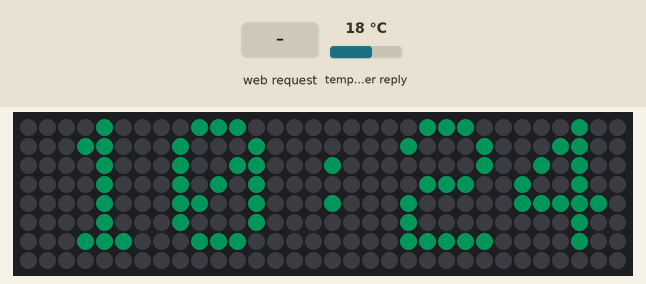
Recording of a program running on a simulated ESP32. Shown: 32×8 RGB LED matrix (first LED top left, wired row by row). Inputs (shaded band) come from the test bench; at power-on: temperature in the weather reply 18 °C. Dim RGB values are drawn brighter than linear; WiFi joins after 1.5 s; servers stay silent unless stated; the local clock reads 2024-03-15 10:24:30 at power-on unless the program sets it; random numbers use the default seed unless the program sets one; web services answer with replies made up by the test bench; what the program prints to the serial monitor is not drawn.

Above: at 2.9 s.
3.0 s: HTTP request GET /setMode?val=1 received
At 4.0 s:
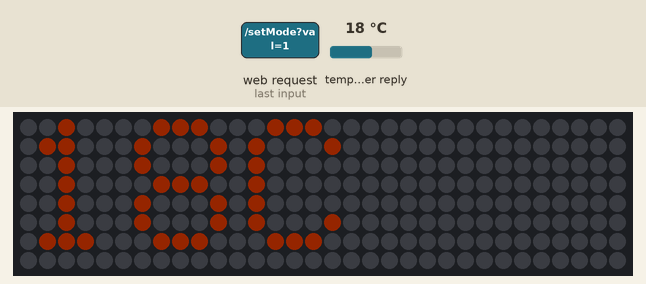
4.8 s: HTTP request GET /setMode?val=120 received
At 5.5 s:
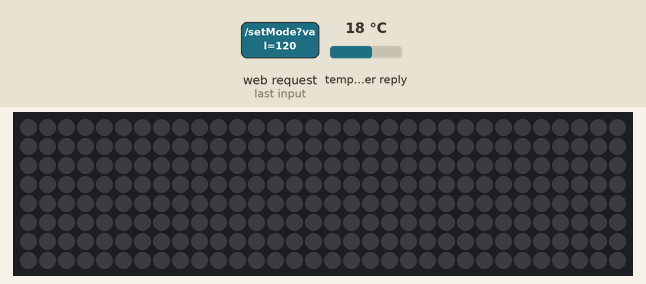
6.3 s: HTTP request GET /setMode?val=0 received
At 7.0 s:
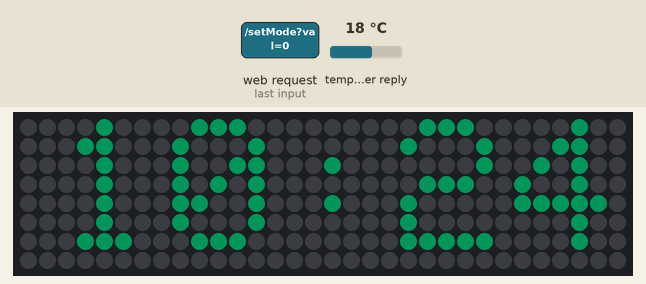
7.8 s: HTTP request GET /setBright?val=1 received
9.3 s: HTTP request GET /setBright?val=0 received
At 9.9 s:
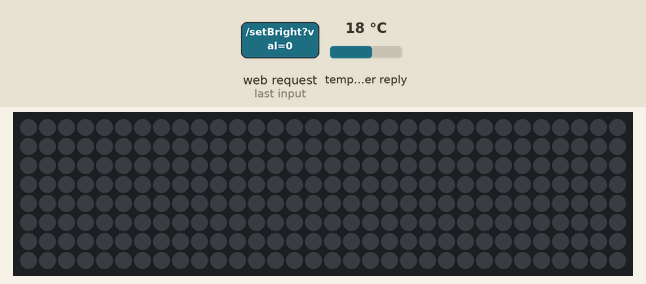
Timing chart, 0 to 11.8 s (numbered marks = the images above; inputs shaded):
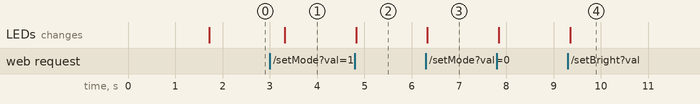

The program:

main.cpp
```cpp
#include <WiFi.h>
#include <ESPAsyncWebServer.h>
#include <Arduino_JSON.h>
#include <HTTPClient.h>
#include <AsyncTCP.h>
#include <Adafruit_GFX.h>
#include <FastLED_NeoMatrix.h>
#include <FastLED.h>
#include <time.h>
// --- [設定區] ---
#define PIN_DATA      13
#define MATRIX_WIDTH  32
#define MATRIX_HEIGHT 8
int brightness = 20;

const char* ssid     = WIFI_SSID;
const char* password = WIFI_PASS;

String openWeatherMapApiKey = API_KEY;
String city = "Taipei";
String countryCode = "TW";

// 時區設定
const char* ntpServer = "pool.ntp.org";
const long  gmtOffset_sec = 28800; // UTC+8
const int   daylightOffset_sec = 0;

#ifndef PSTR
#define PSTR
#endif

CRGB leds[MATRIX_WIDTH * MATRIX_HEIGHT];
FastLED_NeoMatrix *matrix = new FastLED_NeoMatrix(leds, MATRIX_WIDTH, MATRIX_HEIGHT,
  NEO_MATRIX_TOP + NEO_MATRIX_RIGHT + NEO_MATRIX_ROWS + NEO_MATRIX_ZIGZAG);

AsyncWebServer server(80);

enum Mode { CLOCK, WEATHER, RAINBOW, FIRE, MATRIX_RAIN, OFF };
Mode currentMode = CLOCK;

String weatherTemp = "--";
String weatherDesc = "";
uint8_t hue = 0;          // 用於彩虹
unsigned long lastWeatherUpdate = 0;

const char index_html[] PROGMEM = R"rawliteral(
<!DOCTYPE HTML><html><head>
  <title>Matrix Hub</title>
  <meta name="viewport" content="width=device-width, initial-scale=1">
  <link rel="stylesheet" href="https://cdnjs.cloudflare.com/ajax/libs/font-awesome/6.0.0/css/all.min.css">
  <style>
    :root { --bg: #0f172a; --card: #1e293b; --primary: #38bdf8; --text: #f1f5f9; }
    body { font-family: sans-serif; background: var(--bg); color: var(--text); display: flex; flex-direction: column; align-items: center; padding: 20px; }
    .status-card { background: var(--card); padding: 15px; border-radius: 12px; width: 100%; max-width: 350px; text-align: center; margin-bottom: 20px; border: 1px solid #334155; }
    .grid { display: grid; grid-template-columns: 1fr 1fr; gap: 12px; width: 100%; max-width: 350px; }
    .btn { background: var(--card); border: 1px solid #334155; color: var(--text); padding: 20px; border-radius: 12px; cursor: pointer; display: flex; flex-direction: column; align-items: center; transition: 0.2s; }
    .btn i { font-size: 24px; margin-bottom: 8px; }
    .btn.active { background: var(--primary); color: white; box-shadow: 0 0 15px var(--primary); }
    .settings { background: var(--card); width: 100%; max-width: 350px; margin-top: 20px; padding: 15px; border-radius: 12px; box-sizing: border-box; }
    input[type=range] { width: 100%; margin-top: 10px; }
  </style>
</head><body>
  <h2><i class="fa-solid fa- dice-d6"></i> MATRIX HUB</h2>
  <div class="status-card">Mode: <b id="mode-text">Clock</b></div>
  <div class="grid">
    <button class="btn active" id="btn0" onclick="setMode(0,'Clock')"><i class="fa-regular fa-clock"></i>Time</button>
    <button class="btn" id="btn1" onclick="setMode(1,'Weather')"><i class="fa-solid fa-cloud-sun"></i>Weather</button>
    <button class="btn" id="btn2" onclick="setMode(2,'Rainbow')"><i class="fa-solid fa-wand-magic-sparkles"></i>Rainbow</button>
    <button class="btn" id="btn3" onclick="setMode(3,'Fire')"><i class="fa-solid fa-fire"></i>Fire</button>
    <button class="btn" id="btn4" onclick="setMode(4,'Matrix Rain')"><i class="fa-solid fa-code"></i>Matrix</button>
    <button class="btn" id="btn5" onclick="setMode(5,'Off')"><i class="fa-solid fa-power-off"></i>Off</button>
  </div>
  <div class="settings">
    Brightness: <span id="bval">20</span>
    <input type="range" min="5" max="150" value="20" oninput="setBright(this.value)">
  </div>
  <script>
    function setMode(v,n){
      document.getElementById('mode-text').innerText=n;
      document.querySelectorAll('.btn').forEach(b=>b.classList.remove('active'));
      document.getElementById('btn'+v).classList.add('active');
      fetch('/setMode?val='+v);
    }
    function setBright(v){
      document.getElementById('bval').innerText=v;
      fetch('/setBright?val='+v);
    }
  </script>
</body></html>)rawliteral";


void getWeatherData() {
  if (WiFi.status() == WL_CONNECTED) {
    HTTPClient http;
    String url = "http://api.openweathermap.org/data/2.5/weather?q=" + city + "," + countryCode + "&APPID=" + openWeatherMapApiKey + "&units=metric";
    http.begin(url);
    if (http.GET() > 0) {
      JSONVar myObject = JSON.parse(http.getString());
      weatherTemp = String((int)myObject["main"]["temp"]);
      weatherDesc = (const char*)myObject["weather"][0]["main"];
    }
    http.end();
  }
}

// 燈效：火焰
void effectFire() {
  static byte heat[MATRIX_WIDTH][MATRIX_HEIGHT];
  for(int x=0; x<MATRIX_WIDTH; x++) {
    for(int y=0; y<MATRIX_HEIGHT; y++) heat[x][y] = qsub8(heat[x][y], random8(0, 15));
  }
  for(int x=0; x<MATRIX_WIDTH; x++) {
    for(int y=MATRIX_HEIGHT-1; y>=1; y--) heat[x][y] = (heat[x][y-1] + heat[x][y-2]) / 2;
  }
  if(random8() < 80) { int x = random8(MATRIX_WIDTH); heat[x][0] = qadd8(heat[x][0], random8(160,255)); }
  for(int x=0; x<MATRIX_WIDTH; x++) {
    for(int y=0; y<MATRIX_HEIGHT; y++) matrix->drawPixel(x, (MATRIX_HEIGHT-1)-y, HeatColor(heat[x][y]));
  }
}

// 燈效：數位雨 (Matrix Rain)
void effectMatrixRain() {
  fadeToBlackBy(leds, MATRIX_WIDTH * MATRIX_HEIGHT, 60);
  for(int x=0; x<MATRIX_WIDTH; x++) {
    if(random8() < 10) matrix->drawPixel(x, 0, CRGB(0, 255, 60));
  }
  // 簡易下移邏輯 (透過 LED 陣列拷貝)
  for(int i=MATRIX_WIDTH*(MATRIX_HEIGHT-1)-1; i>=0; i--) leds[i+MATRIX_WIDTH] = leds[i];
}

void setup() {
  Serial.begin(115200);
  FastLED.addLeds<NEOPIXEL, PIN_DATA>(leds, MATRIX_WIDTH * MATRIX_HEIGHT);
  matrix->begin();
  matrix->setBrightness(brightness);
  matrix->setTextWrap(false);

  WiFi.begin(ssid, password);
  while (WiFi.status() != WL_CONNECTED) { delay(500); Serial.print("."); }
  Serial.println("\nIP: " + WiFi.localIP().toString());

  configTime(gmtOffset_sec, daylightOffset_sec, ntpServer);

  server.on("/", HTTP_GET, [](AsyncWebServerRequest *request){
    request->send_P(200, "text/html", index_html);
  });

  server.on("/setMode", HTTP_GET, [](AsyncWebServerRequest *request){
    if (request->hasParam("val")) {
      currentMode = (Mode)request->getParam("val")->value().toInt();
      if(currentMode == WEATHER) getWeatherData();
    }
    request->send(200, "text/plain", "OK");
  });

  server.on("/setBright", HTTP_GET, [](AsyncWebServerRequest *request){
    if (request->hasParam("val")) {
      brightness = request->getParam("val")->value().toInt();
      matrix->setBrightness(brightness);
    }
    request->send(200, "text/plain", "OK");
  });

  server.begin();
  getWeatherData(); // 初始抓一次天氣
}

void loop() {
  // 每 15 分鐘自動更新天氣
  if (millis() - lastWeatherUpdate > 900000) {
    getWeatherData();
    lastWeatherUpdate = millis();
  }

  // 除非是特殊效果，否則每幀清屏
  if (currentMode != MATRIX_RAIN) matrix->fillScreen(0);

  switch (currentMode) {
    case CLOCK: {
      struct tm timeinfo;
      if (getLocalTime(&timeinfo)) {
        char buf[6]; strftime(buf, 6, "%H:%M", &timeinfo);
        matrix->setTextColor(matrix->Color(0, 255, 200));
        matrix->setCursor(2, 0); matrix->print(buf);
      }
      break;
    }
    case WEATHER: {
      matrix->setTextColor(matrix->Color(255, 150, 0));
      matrix->setCursor(0, 0);
      matrix->print(weatherTemp + "C"); // $8x32$ 空間有限，僅顯示溫度
      break;
    }
    case RAINBOW: {
      fill_rainbow(leds, MATRIX_WIDTH * MATRIX_HEIGHT, hue++, 8);
      break;
    }
    case FIRE:
      effectFire();
      break;
    case MATRIX_RAIN:
      effectMatrixRain();
      break;
    case OFF:
      matrix->fillScreen(0);
      break;
  }

  matrix->show();

  // 針對不同模式控制速度
  int d = 100;
  if(currentMode == FIRE) d = 30;
  if(currentMode == MATRIX_RAIN) d = 50;
  if(currentMode == RAINBOW) d = 20;
  delay(d);
}
```

Measured:
- after the input at 3.0 s, the LEDs: change after 0.31 s (image 1)
- after the input at 4.8 s, the LEDs: change at once (image 2)
- after the input at 6.3 s, the LEDs: change at once (image 3)
- after the input at 9.3 s, the LEDs: change after 0.05 s (image 4)
